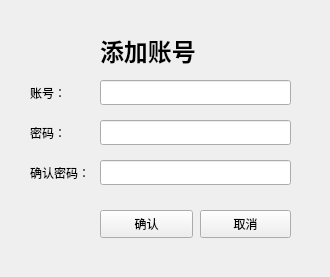
<?xml version="1.0" encoding="UTF-8"?>
<ui version="4.0">
 <class>AddAccountDialog</class>
 <widget class="QWidget" name="AddAccountDialog">
  <property name="geometry">
   <rect>
    <x>0</x>
    <y>0</y>
    <width>330</width>
    <height>277</height>
   </rect>
  </property>
  <property name="windowTitle">
   <string>验证管理员密码</string>
  </property>
  <widget class="QLabel" name="label">
   <property name="geometry">
    <rect>
     <x>100</x>
     <y>20</y>
     <width>181</width>
     <height>61</height>
    </rect>
   </property>
   <property name="text">
    <string>&lt;html&gt;&lt;head/&gt;&lt;body&gt;&lt;h1 style=&quot; margin-top:18px; margin-bottom:12px; margin-left:0px; margin-right:0px; -qt-block-indent:0; text-indent:0px;&quot;&gt;&lt;span style=&quot; font-size:xx-large; font-weight:600;&quot;&gt;添加账号&lt;/span&gt;&lt;/h1&gt;&lt;/body&gt;&lt;/html&gt;</string>
   </property>
  </widget>
  <widget class="QLabel" name="label_3">
   <property name="geometry">
    <rect>
     <x>30</x>
     <y>120</y>
     <width>72</width>
     <height>25</height>
    </rect>
   </property>
   <property name="text">
    <string>密码：</string>
   </property>
  </widget>
  <widget class="QLineEdit" name="userNameEdit">
   <property name="geometry">
    <rect>
     <x>100</x>
     <y>80</y>
     <width>191</width>
     <height>25</height>
    </rect>
   </property>
  </widget>
  <widget class="QPushButton" name="okBtn">
   <property name="geometry">
    <rect>
     <x>100</x>
     <y>210</y>
     <width>93</width>
     <height>28</height>
    </rect>
   </property>
   <property name="text">
    <string>确认</string>
   </property>
  </widget>
  <widget class="QPushButton" name="cancelBtn">
   <property name="geometry">
    <rect>
     <x>200</x>
     <y>210</y>
     <width>91</width>
     <height>28</height>
    </rect>
   </property>
   <property name="text">
    <string>取消</string>
   </property>
  </widget>
  <widget class="QLabel" name="label_4">
   <property name="geometry">
    <rect>
     <x>30</x>
     <y>160</y>
     <width>72</width>
     <height>25</height>
    </rect>
   </property>
   <property name="text">
    <string>确认密码：</string>
   </property>
  </widget>
  <widget class="QLineEdit" name="pass2Edit">
   <property name="geometry">
    <rect>
     <x>100</x>
     <y>160</y>
     <width>191</width>
     <height>25</height>
    </rect>
   </property>
  </widget>
  <widget class="QLineEdit" name="passEdit">
   <property name="geometry">
    <rect>
     <x>100</x>
     <y>120</y>
     <width>191</width>
     <height>25</height>
    </rect>
   </property>
  </widget>
  <widget class="QLabel" name="label_5">
   <property name="geometry">
    <rect>
     <x>30</x>
     <y>80</y>
     <width>72</width>
     <height>25</height>
    </rect>
   </property>
   <property name="text">
    <string>账号：</string>
   </property>
  </widget>
 </widget>
 <resources/>
 <connections/>
</ui>
